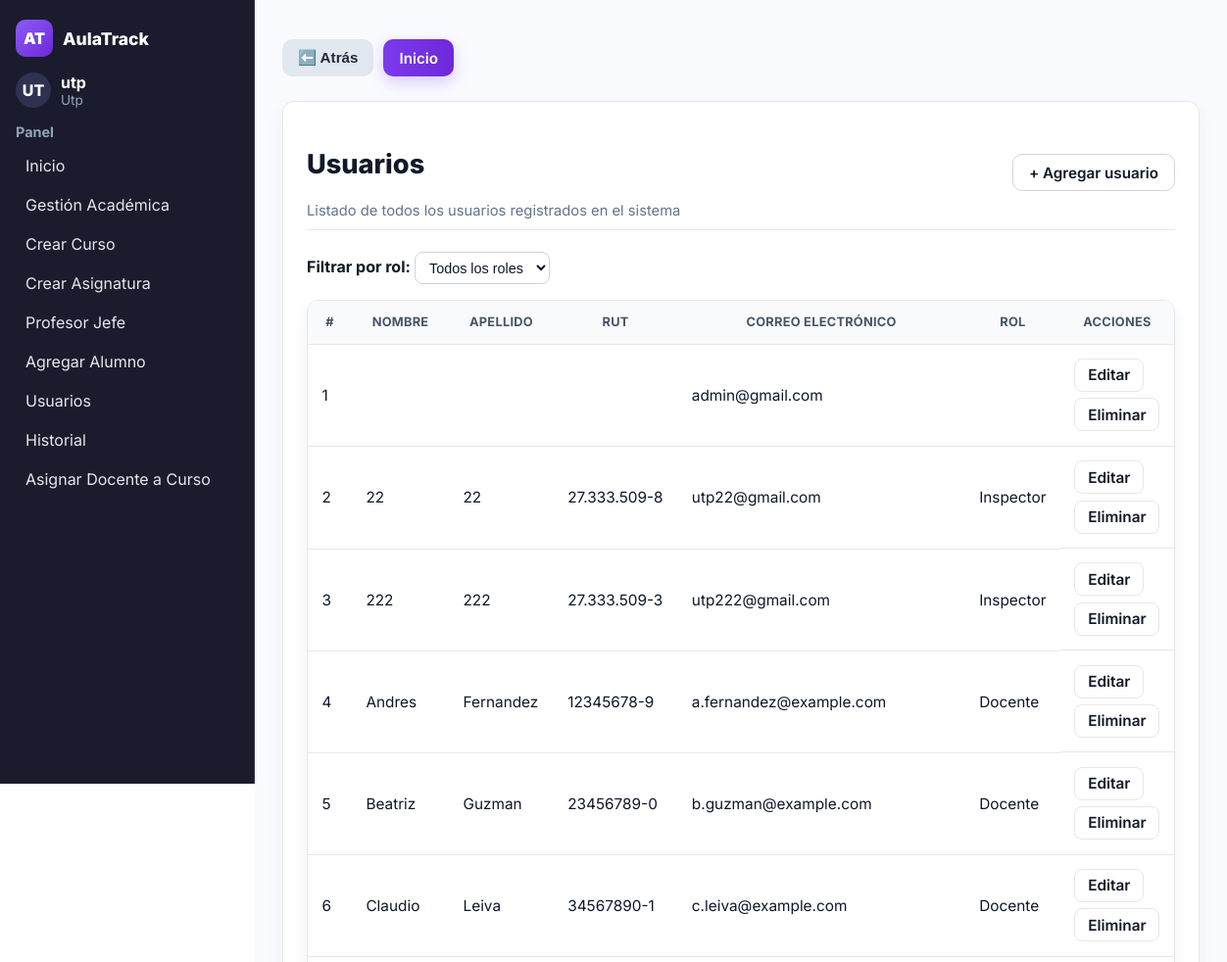
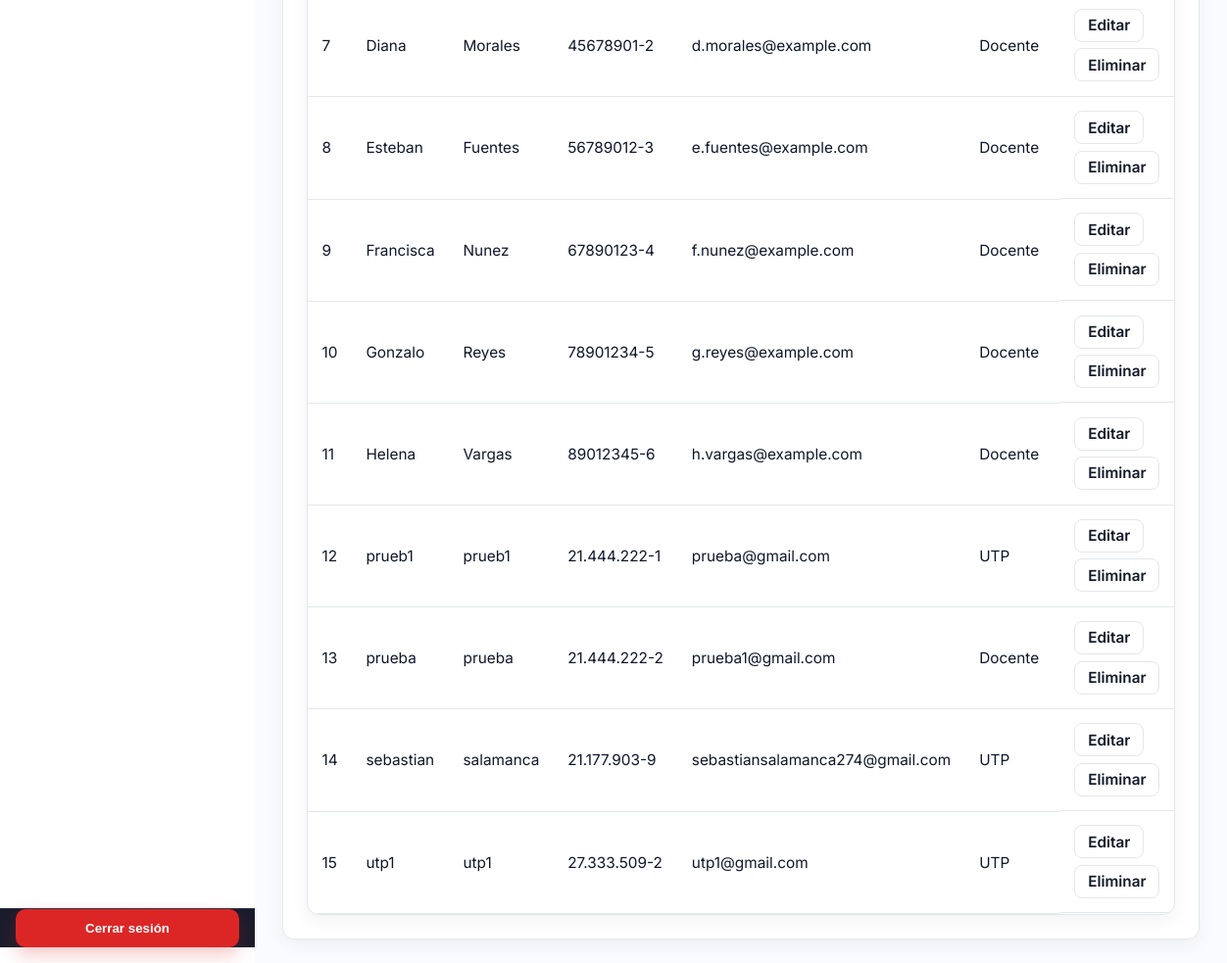
The app's page /gestion_usuario/ (signed in) with its own data (2 pictures, top to bottom).
### usuarios/models.py (models this page shows, shortened)
class Usuario(AbstractUser):
    nombres = models.CharField(max_length=100)
    apellidos = models.CharField(max_length=100)
    rut = models.CharField(max_length=12, unique=True, validators=[rut_validator])
    ROLE_DOCENTE = 'docente'
    ROLE_UTP = 'utp'
    ROLE_INSPECTOR = 'inspector'
    ROLE_CHOICES = [
        (ROLE_DOCENTE, 'Docente'),
        (ROLE_UTP, 'UTP'),
        (ROLE_INSPECTOR, 'Inspector'),
    ]
    role = models.CharField(max_length=20, choices=ROLE_CHOICES)

### usuarios/views.py (the view)
# urls.py: path('gestion_usuario/', views.gestion_usuario, name='gestion_usuario'),
def gestion_usuario(request):
    if getattr(request.user, "role", None) != 'utp':
        return HttpResponseForbidden("No tienes permisos para ver esta página.")
    rol_seleccionado = request.GET.get('rol', '')
    usuarios_filtrados = Usuario.objects.all().order_by('nombres', 'apellidos')
    if rol_seleccionado:
        usuarios_filtrados = usuarios_filtrados.filter(role=rol_seleccionado)
    roles = Usuario.ROLE_CHOICES
    context = {
        'usuarios_filtrados': usuarios_filtrados,
        'roles': roles,
        'rol_seleccionado': rol_seleccionado,
    }
    return render(request, "gestion_usuario.html", context)

### usuarios/templates/gestion_usuario.html (shortened to what this page needs)
{% extends 'base.html' %}
{% load static dict_extras %}
{% block extra_css %}
<link rel="stylesheet" href="{% static 'css/cursos_lista.css' %}">
{% endblock %}
{% block content %}
<div class="page-head flex-between">
  <div>
    <h1>Usuarios</h1>
    <div class="hint">Listado de todos los usuarios registrados en el sistema</div>
  </div>
  <div>
    <a class="btn" href="{% url 'usuarios:registro' %}">+ Agregar usuario</a>
  </div>
</div>
<div class="filter-bar">
  <form method="get">
    <label for="rol">Filtrar por rol:</label>
    <select name="rol" id="rol" onchange="this.form.submit()">
      <option value="">Todos los roles</option>
    </select>
  </form>
  <br>
</div>
<div class="table-wrap">
  <table class="table">
    <thead>
      <tr>
        <th>#</th>
        <th>Nombre</th>
        <th>Apellido</th>
        <th>RUT</th>
        <th>Correo electrónico</th>
        <th>Rol</th>
        <th>Acciones</th>
      </tr>
    </thead>
    <tbody>
      {% for usuario in usuarios_filtrados %}
        <tr>
          <td>{{ forloop.counter }}</td>
          <td>{{ usuario.nombres }}</td>
          <td>{{ usuario.apellidos }}</td>
          <td>{{ usuario.rut }}</td>
          <td>{{ usuario.email }}</td>
          <td>{{ usuario.get_role_display }}</td>
          <td class="cell-actions">
            <a class="link" href="{% url 'usuarios:editar_usuario' usuario.id %}">Editar</a>
            <a class="link text-danger"
              href="{% url 'usuarios:eliminar_usuario' usuario.id %}"
              onclick="return confirm('¿Estás seguro de que deseas eliminar este usuario?');">
              Eliminar
            </a>
          </td>
        </tr>
      {% empty %}
        <tr><td colspan="7">No hay usuarios registrados.</td></tr>
      {% endfor %}
    </tbody>
  </table>
</div>
{% endblock %}

### usuarios/templates/base.html (shortened to what this page needs)
{% load static %}
<!DOCTYPE html>
<html lang="es">
<head>
    <link rel="stylesheet" href="{% static 'css/base.css' %}">
    {% block extra_css %}{% endblock %}
    <link rel="stylesheet" href="{% static 'css/global.css' %}">
</head>
<body>
<main class="app">
    <aside class="sidebar" aria-label="Barra lateral">
        <div class="sidebar-content">
            <div class="brand">
                <div class="logo">AT</div>
                <div class="name">AulaTrack</div>
            </div>
            {% if user.is_authenticated %}
            <div class="profile">
                <div class="avatar">{{ user.username|slice:":2"|upper }}</div>
                <div>
                    <div class="docente">{{ user.username }}</div>
                    <div class="rol">{{ user.role|title|default:"Sin rol" }}</div>
                </div>
            </div>
            <nav class="menu">
                <div class="nav-section">
                    <h4>Panel</h4>
                    <ul>
                        <li><a href="{% url 'usuarios:home_page' %}">Inicio</a></li>
                        {% if user.role == "utp" %}
                            <li><a href="{% url 'usuarios:cursos_lista' %}">Gestión Académica</a></li>
                            <li><a href="{% url 'usuarios:crear_curso' %}">Crear Curso</a></li>
                            <li><a href="{% url 'usuarios:crear_asignatura' %}">Crear Asignatura</a></li>
                            <li><a href="{% url 'usuarios:asignar_profesor_jefe' %}">Profesor Jefe</a></li>
                            <li><a href="{% url 'usuarios:agregar_alumno' %}">Agregar Alumno</a></li>
                            <li><a href="{% url 'usuarios:gestion_usuario' %}">Usuarios</a></li>
                            <li><a href="{% url 'usuarios:historial_admin' %}">Historial</a></li>
                            <li><a href="{% url 'usuarios:asignar_docente_curso' %}">Asignar Docente a Curso</a></li>
                        {% elif user.role == "docente" %}
                            <li><a href="{% url 'usuarios:home_page' %}">Mis Cursos</a></li>
                        {% elif user.role == "alumno" %}
                            <li><a href="{% url 'usuarios:home_page' %}">Mi Inicio</a></li>
                        {% endif %}
                    </ul>
                </div>
            </nav>
            {% endif %}
        </div>
        {% if user.is_authenticated %}
        <div class="logout-fixed">
            <form method="post" action="{% url 'usuarios:logout' %}">
                <button type="submit" class="logout-btn">Cerrar sesión</button>
            </form>
        </div>
        {% endif %}
    </aside>
    <section class="main">
        {% if request.path != '/' and request.path != '/home/' %}
        <div class="nav-buttons fade-in">
            <button onclick="window.history.back()" class="btn btn-secondary">⬅️ Atrás</button>
            <a href="{% url 'usuarios:home_page' %}" class="btn btn-prim">Inicio</a>
        </div>
        {% endif %}
        <div class="content">
            {% block content %}{% endblock %}
        </div>
    </section>
</main>
</body>
</html>

### usuarios/static/css/base.css (style rules this page uses)
:root { --brand-400:#b197fc; --brand-500:#a855f7; --brand-600:#8b5cf6; --brand-700:#7c3aed; --brand-800:#6d28d9; --side-bg:#1a1c2d; --side-border:#2a2d45; --side-hover:#2a2e49; --side-text:#e5e7eb; --side-muted:#94a3b8; --bg:#ffffff; --surface:#f9fafb; --border:#e5e7eb; --text:#0f172a; --danger:#dc2626; --danger-hover:#b91c1c; --radius:12px; --transition:all 0.25s ease; --shadow:0 8px 20px rgba(0,0,0,0.05); }
* { box-sizing:border-box }
html,body { height:100%;margin:0;font-family:"Inter",system-ui,sans-serif;background:var(--bg);color:var(--text); }
.app { display:grid; grid-template-columns:260px 1fr; min-height:100vh; }
.sidebar { background:var(--side-bg); color:var(--side-text); display:flex; flex-direction:column; justify-content:space-between; border-right:1px solid var(--side-border); position:sticky; top:0; height:100vh; }
.sidebar-content { padding:20px 16px 90px; overflow-y:auto; }
.brand { display:flex;align-items:center;gap:10px;margin-bottom:1rem; }
.logo { width:38px;height:38px;display:grid;place-items:center; border-radius:10px; background:linear-gradient(135deg,var(--brand-600),var(--brand-800)); color:#fff;font-weight:900; }
.name { font-weight:800;color:#fff;font-size:1.1rem; }
.profile { display:flex;align-items:center;gap:10px;margin:1rem 0; }
.avatar { width:36px;height:36px;border-radius:999px; background:#2e3150;color:#fff;font-weight:800; display:grid;place-items:center; }
.docente { font-weight:700;color:#fff; }
.rol { font-size:.85rem;color:var(--side-muted); }
.nav-section { margin-top:1rem; }
.nav-section h4 { margin:0 0 .5rem;color:var(--side-muted);font-size:.9rem;font-weight:700; }
.nav-section ul { list-style:none;margin:0;padding:0;display:grid;gap:4px; }
.nav-section a { display:block; padding:8px 10px; border-radius:8px; color:var(--side-text); transition:var(--transition); }
.logout-fixed { position:fixed; bottom:16px; left:0; width:260px; padding:0 16px 0; background:var(--side-bg); border-top:1px solid var(--side-border); }
.logout-btn { width:100%; padding:.75rem 1rem; border:0; border-radius:10px; background:var(--danger); color:#fff; font-weight:700; cursor:pointer; transition:var(--transition); box-shadow:0 8px 18px rgba(220,38,38,0.25); }
.main { background:var(--bg); padding:24px 28px; }
.content { background:var(--surface); border:1px solid var(--border); border-radius:var(--radius); padding:1.5rem; box-shadow:var(--shadow); }
a { color:var(--brand-500); text-decoration:none; transition:var(--transition); }

### usuarios/static/css/global.css (style rules this page uses)
body, html, .main { font-family: "Inter", system-ui, sans-serif; background: #fafbff !important; color: #0f172a; }
.btn, .btn-prim, .btn-secondary { display: inline-flex; align-items: center; justify-content: center; gap: 0.4rem; border-radius: 10px; font-weight: 600; cursor: pointer; text-decoration: none; font-size: 0.95rem; transition: all 0.25s ease; height: 38px; padding: 0 1rem; }
.btn { background: #fff; color: #111827; border: 1px solid #d1d5db; }
.btn-prim { background: linear-gradient(90deg, #7c3aed, #6d28d9); color: #fff; border: none; box-shadow: 0 6px 16px rgba(124, 58, 237, 0.25); }
.btn-secondary { background-color: #e2e8f0; color: #1e293b; border: none; }
.nav-buttons { display: flex; gap: 10px; margin: 15px 0 25px 0; animation: fadeIn 0.4s ease-in; }
.fade-in { animation: fadeIn 0.4s ease-in; }
.nav-buttons a { text-decoration: none !important; }
.table { width: 100%; border-collapse: collapse; }
.table th, .table td { padding: 0.9rem; border-bottom: 1px solid #e5e7eb; }
.table th { background: #f9fafb; color: #475569; text-transform: uppercase; font-size: 0.8rem; font-weight: 700; }
h1, h2, h3, h4, h5 { color: #111827; font-weight: 800; }
.hint, .muted { color: #6b7280; }

### records on screen
Usuario: username "UT", username "utp", role "Utp", nombres "sebastian", apellidos "salamanca", rut "21.177.903-9", email "sebastiansalamanca274@gmail.com", role "UTP"
Usuario: email "admin@gmail.com"
Usuario: nombres "22", apellidos "22", rut "27.333.509-8", email "utp22@gmail.com", role "Inspector"
Usuario: nombres "222", apellidos "222", rut "27.333.509-3", email "utp222@gmail.com", role "Inspector"
Usuario: nombres "Andres", apellidos "Fernandez", rut "12345678-9", email "a.fernandez@example.com", role "Docente"
Usuario: nombres "Beatriz", apellidos "Guzman", rut "23456789-0", email "b.guzman@example.com", role "Docente"
Usuario: nombres "Claudio", apellidos "Leiva", rut "34567890-1", email "c.leiva@example.com", role "Docente"
Usuario: nombres "Diana", apellidos "Morales", rut "45678901-2", email "d.morales@example.com", role "Docente"
Usuario: nombres "Esteban", apellidos "Fuentes", rut "56789012-3", email "e.fuentes@example.com", role "Docente"
Usuario: nombres "Francisca", apellidos "Nunez", rut "67890123-4", email "f.nunez@example.com", role "Docente"
Usuario: nombres "Gonzalo", apellidos "Reyes", rut "78901234-5", email "g.reyes@example.com", role "Docente"
Usuario: nombres "Helena", apellidos "Vargas", rut "89012345-6", email "h.vargas@example.com", role "Docente"
Usuario: nombres "prueb1", apellidos "prueb1", rut "21.444.222-1", email "prueba@gmail.com", role "UTP"
Usuario: nombres "prueba", apellidos "prueba", rut "21.444.222-2", email "prueba1@gmail.com", role "Docente"
Usuario: nombres "utp1", apellidos "utp1", rut "27.333.509-2", email "utp1@gmail.com", role "UTP"
